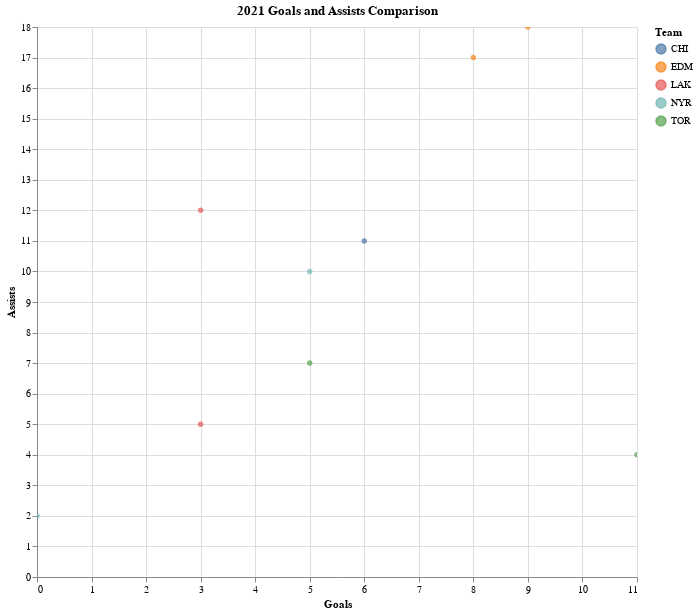

Source (notebook cell):
### Markdown cell above
First thing we'll take a look at is how these players compare on goals and assists in 2021. You can interact with the chart in the following ways:

* Click multiple players to see their names
* Drag and zoom in on the chart
* Hover over a player to see their names

The colors represent the teams they play for to easily distinguish between the player groups.

### Code cell
#hide_input

hover = alt.selection_single(
    on='mouseover',  # select on mouseover
    nearest=True,    # select nearest point to mouse cursor
    empty='none'     # empty selection should match nothing
)

click = alt.selection_multi(
    empty='none' # empty selection matches no points
)

# scatter plot encodings shared by all marks
plot = alt.Chart(ChartDF).mark_circle().encode(
    x=alt.X('G:Q', axis=alt.Axis(title='Goals')),
    y=alt.Y('A:Q', axis=alt.Axis(title='Assists')),
    color= alt.Color("Tm", legend = alt.Legend(title = "Team")),
    tooltip=['G:Q', 'A:Q']
).properties(
    title = "2021 Goals and Assists Comparison"
) 
    
# shared base for new layers
base = plot.transform_filter(
    hover | click # filter to points in either selection
)

# layer scatter plot points, halo annotations, and title labels
alt.layer(
    plot.add_selection(hover).add_selection(click).add_selection(alt.selection_interval(bind='scales')),
    base.mark_point(size=100, stroke='firebrick', strokeWidth=1),
    base.mark_text(dx=4, dy=-8, align='right', stroke='white', strokeWidth=2).encode(text='Player:N'),
    base.mark_text(dx=4, dy=-8, align='right').encode(text='Player:N'),
    data=ChartDF
).properties(
    width=600,
    height=550
)

### Figure 1 — Vega-Lite specification as saved in the notebook (floating-point values rounded to 4 significant figures)
{"config": {"view": {"continuousWidth": 400, "continuousHeight": 300}}, "layer": [{"mark": "circle", "encoding": {"color": {"type": "nominal", "field": "Tm", "legend": {"title": "Team"}}, "tooltip": [{"type": "quantitative", "field": "G"}, {"type": "quantitative", "field": "A"}], "x": {"type": "quantitative", "axis": {"title": "Goals"}, "field": "G"}, "y": {"type": "quantitative", "axis": {"title": "Assists"}, "field": "A"}}, "selection": {"selector001": {"type": "single", "on": "mouseover", "nearest": true, "empty": "none"}, "selector002": {"type": "multi", "empty": "none"}, "selector003": {"type": "interval", "bind": "scales"}}, "title": "2021 Goals and Assists Comparison"}, {"mark": {"type": "point", "size": 100, "stroke": "firebrick", "strokeWidth": 1}, "encoding": {"color": {"type": "nominal", "field": "Tm", "legend": {"title": "Team"}}, "tooltip": [{"type": "quantitative", "field": "G"}, {"type": "quantitative", "field": "A"}], "x": {"type": "quantitative", "axis": {"title": "Goals"}, "field": "G"}, "y": {"type": "quantitative", "axis": {"title": "Assists"}, "field": "A"}}, "title": "2021 Goals and Assists Comparison", "transform": [{"filter": {"selection": {"or": ["selector001", "selector002"]}}}]}, {"mark": {"type": "text", "align": "right", "dx": 4, "dy": -8, "stroke": "white", "strokeWidth": 2}, "encoding": {"color": {"type": "nominal", "field": "Tm", "legend": {"title": "Team"}}, "text": {"type": "nominal", "field": "Player"}, "tooltip": [{"type": "quantitative", "field": "G"}, {"type": "quantitative", "field": "A"}], "x": {"type": "quantitative", "axis": {"title": "Goals"}, "field": "G"}, "y": {"type": "quantitative", "axis": {"title": "Assists"}, "field": "A"}}, "title": "2021 Goals and Assists Comparison", "transform": [{"filter": {"selection": {"or": ["selector001", "selector002"]}}}]}, {"mark": {"type": "text", "align": "right", "dx": 4, "dy": -8}, "encoding": {"color": {"type": "nominal", "field": "Tm", "legend": {"title": "Team"}}, "text": {"type": "nominal", "field": "Player"}, "tooltip": [{"type": "quantitative", "field": "G"}, {"type": "quantitative", "field": "A"}], "x": {"type": "quantitative", "axis": {"title": "Goals"}, "field": "G"}, "y": {"type": "quantitative", "axis": {"title": "Assists"}, "field": "A"}}, "title": "2021 Goals and Assists Comparison", "transform": [{"filter": {"selection": {"or": ["selector001", "selector002"]}}}]}], "data": {"name": "data-e79bff10ed17024ee630b1932ef148ec"}, "height": 550, "width": 600, "$schema": "https://vega.github.io/schema/vega-lite/v4.8.1.json", "datasets": {"data-e79bff10ed17024ee630b1932ef148ec": [{"Rk": 160, "Player": "Drew Doughty", "Age": 31, "Tm": "LAK", "Pos": "D", "GP": 12, "G": 3, "A": 5, "PTS": 8, "+/-": -5, "PIM": 4, "PS": 1.2, "EV": 1, "PP": 2, "SH": 0, "GW": 0, "EV.1": 2, "PP.1": 3, "SH.1": 0, "S": 21, "S%": 14.3, "TOI": 323, "ATOI": "26:55", "BLK": 23, "HIT": 15, "FOW": 0, "FOL": 0, "FO%": null}, {"Rk": 163, "Player": "Leon Draisaitl", "Age": 25, "Tm": "EDM", "Pos": "C", "GP": 15, "G": 8, "A": 17, "PTS": 25, "+/-": 11, "PIM": 4, "PS": 3.2, "EV": 3, "PP": 4, "SH": 1, "GW": 3, "EV.1": 12, "PP.1": 5, "SH.1": 0, "S": 43, "S%": 18.6, "TOI": 333, "ATOI": "22:10", "BLK": 7, "HIT": 11, "FOW": 173, "FOL": 122, "FO%": 58.6}, {"Rk": 343, "Player": "Patrick Kane", "Age": 32, "Tm": "CHI", "Pos": "RW", "GP": 14, "G": 6, "A": 11, "PTS": 17, "+/-": 0, "PIM": 8, "PS": 1.9, "EV": 5, "PP": 1, "SH": 0, "GW": 0, "EV.1": 6, "PP.1": 5, "SH.1": 0, "S": 52, "S%": 11.5, "TOI": 308, "ATOI": "21:58", "BLK": 7, "HIT": 3, "FOW": 0, "FOL": 0, "FO%": null}, {"Rk": 368, "Player": "Anze Kopitar", "Age": 33, "Tm": "LAK", "Pos": "C", "GP": 12, "G": 3, "A": 12, "PTS": 15, "+/-": 0, "PIM": 2, "PS": 1.4, "EV": 3, "PP": 0, "SH": 0, "GW": 1, "EV.1": 4, "PP.1": 8, "SH.1": 0, "S": 28, "S%": 10.7, "TOI": 265, "ATOI": "22:05", "BLK": 8, "HIT": 13, "FOW": 137, "FOL": 116, "FO%": 54.2}, {"Rk": 449, "Player": "Auston Matthews", "Age": 23, "Tm": "TOR", "Pos": "C", "GP": 12, "G": 11, "A": 4, "PTS": 15, "+/-": 6, "PIM": 2, "PS": 2.4, "EV": 8, "PP": 3, "SH": 0, "GW": 5, "EV.1": 4, "PP.1": 0, "SH.1": 0, "S": 52, "S%": 21.2, "TOI": 264, "ATOI": "21:58", "BLK": 11, "HIT": 19, "FOW": 116, "FOL": 101, "FO%": 53.5}, {"Rk": 457, "Player": "Connor McDavid", "Age": 24, "Tm": "EDM", "Pos": "C", "GP": 15, "G": 9, "A": 18, "PTS": 27, "+/-": -1, "PIM": 10, "PS": 3.0, "EV": 5, "PP": 4, "SH": 0, "GW": 3, "EV.1": 11, "PP.1": 7, "SH.1": 0, "S": 54, "S%": 16.7, "TOI": 337, "ATOI": "22:28", "BLK": 6, "HIT": 18, "FOW": 101, "FOL": 100, "FO%": 50.2}, {"Rk": 525, "Player": "Artemi Panarin", "Age": 29, "Tm": "NYR", "Pos": "LW", "GP": 11, "G": 5, "A": 10, "PTS": 15, "+/-": 1, "PIM": 0, "PS": 1.8, "EV": 3, "PP": 2, "SH": 0, "GW": 0, "EV.1": 6, "PP.1": 4, "SH.1": 0, "S": 33, "S%": 15.2, "TOI": 235, "ATOI": "21:19", "BLK": 0, "HIT": 5, "FOW": 0, "FOL": 1, "FO%": 0.0}, {"Rk": 674, "Player": "John Tavares", "Age": 30, "Tm": "TOR", "Pos": "C", "GP": 13, "G": 5, "A": 7, "PTS": 12, "+/-": 4, "PIM": 6, "PS": 1.4, "EV": 1, "PP": 4, "SH": 0, "GW": 1, "EV.1": 5, "PP.1": 2, "SH.1": 0, "S": 36, "S%": 13.9, "TOI": 234, "ATOI": "17:58", "BLK": 4, "HIT": 18, "FOW": 114, "FOL": 78, "FO%": 59.4}, {"Rk": 696, "Player": "Jacob Trouba", "Age": 26, "Tm": "NYR", "Pos": "D", "GP": 11, "G": 0, "A": 2, "PTS": 2, "+/-": 2, "PIM": 8, "PS": 0.7, "EV": 0, "PP": 0, "SH": 0, "GW": 0, "EV.1": 2, "PP.1": 0, "SH.1": 0, "S": 19, "S%": 0.0, "TOI": 248, "ATOI": "22:31", "BLK": 25, "HIT": 38, "FOW": 0, "FOL": 0, "FO%": null}]}}
